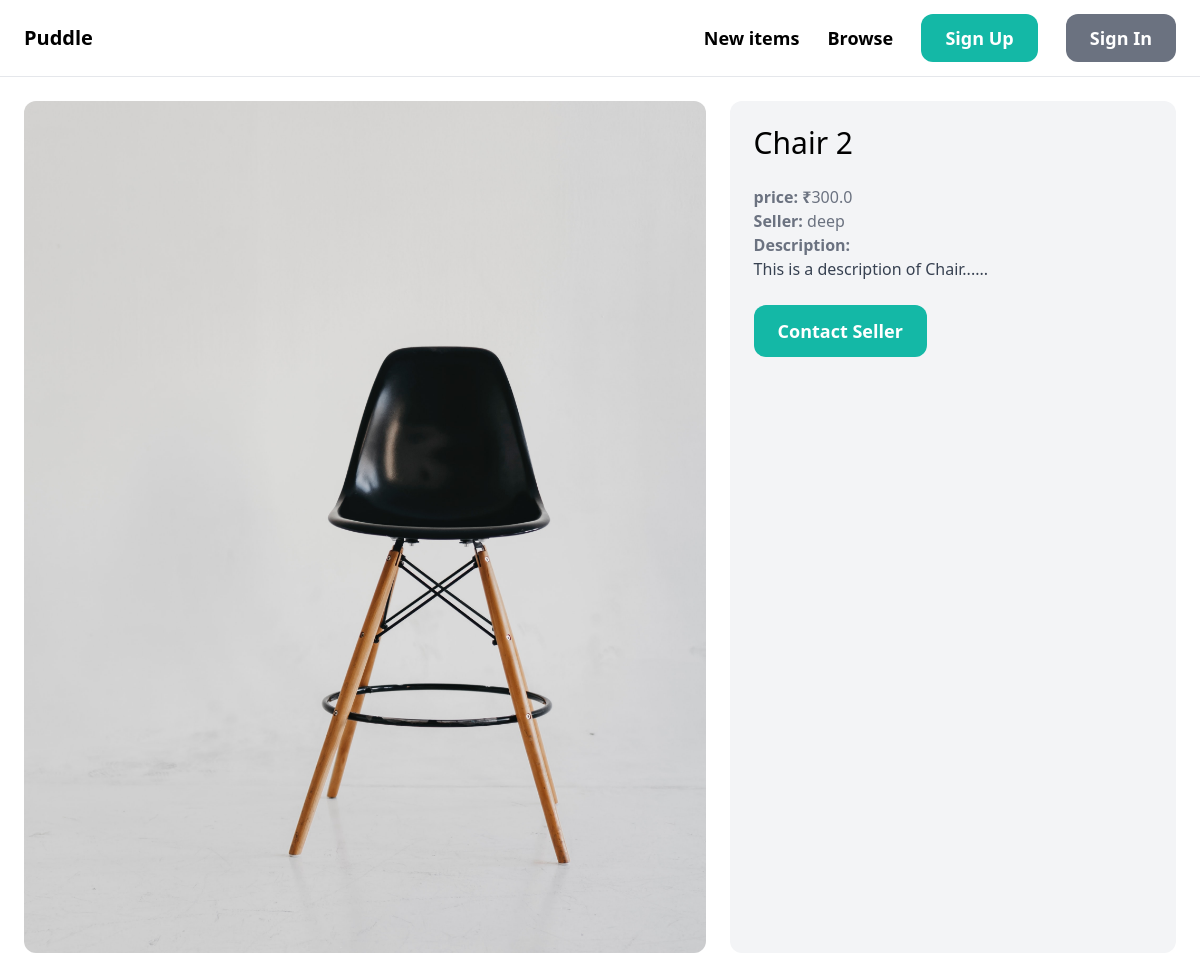
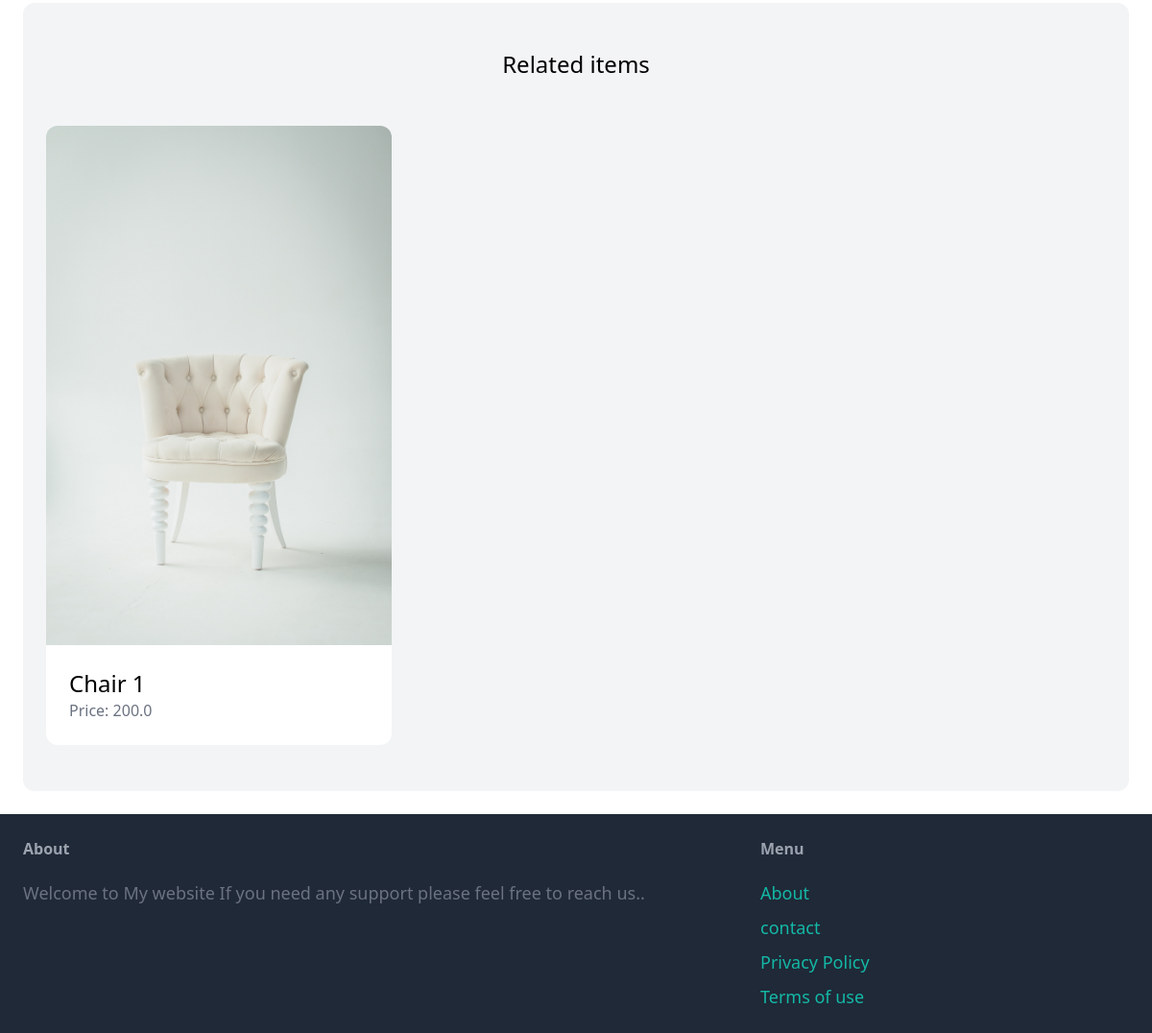
/items/6/, run on the app's committed database (2 pictures, top to bottom).
### items/models.py (models this page shows, shortened)
class Item(models.Model):
    category = models.ForeignKey(Category, related_name='items',on_delete=models.CASCADE)
    name = models.CharField(max_length=255)
    description = models.TextField(blank=True,null=True)
    price = models.FloatField()
    image = models.ImageField(upload_to='item_images',blank=True,null=True)
    is_sold = models.BooleanField(default=False)
    created_by = models.ForeignKey(User, related_name='items', on_delete=models.CASCADE)
    created_at = models.DateField(auto_now_add=True)

### items/views.py (the view)
# urls.py: path('<int:pk>/', views.detail, name='detail'),
def detail(request,pk):
    item = get_object_or_404(Item, pk=pk)
    related_items = Item.objects.filter(category=item.category,is_sold=False, ).exclude(pk=pk)[0:3]
    return render(request, 'detail.html',{'item':item,'related_items': related_items})

### items/templates/detail.html (shortened to what this page needs)
{% extends 'base.html' %}
{% block content %}
 <div class="grid grid-cols-5 gap-6">
    <div class="col-span-3">
        <img src="{{ item.image.url }}" class="rounded-xl">
    </div>
     <div class="col-span-2 p-6 bg-gray-100 rounded-xl">
         <h1 class="mb-6 text-3xl">{{ item.name }}</h1>
         <p class="text-gray-500"><strong>price: ₹</strong>{{item.price}}</p>
         <p class="text-gray-500"><strong>Seller: </strong>{{item.created_by}}</p>
       {% if item.description %}
          <p class="text-gray-700">
              <strong class="text-gray-500">Description: </strong>
              <br>
              {{ item.description }}
          </p>
       {% endif %}
         <a href="#" class="inline-block mt-6 px-6 py-3 text-lg font-semibold bg-teal-500 text-white rounded-xl hover:bg-teal-700">Contact Seller</a>
     </div>
</div>
  <div class="mt-6 px-6 py-12 bg-gray-100 rounded-xl">
      <h2 class="mb-12 text-2xl text-center">Related items</h2>
      <div class="grid grid-cols-3 gap-3">
      {% for item in related_items %}
      <div>
         <a href="{% url 'items:detail' item.id %}">
            <div>
                 <img src="{{ item.image.url }}" class="rounded-t-xl">
            </div>
            <div class="p-6 bg-white rounded-b-xl">
               <h2 class="text-2xl">{{ item.name }}</h2>
               <p class="text-gray-500">Price: {{ item.price }}</p>
            </div>
         </a>
      </div>
      {% endfor %}
       </div>
   </div>
{% endblock %}

### data on the page
Item: image (picture), name "Chair 2", price "300.0", created_by "deep", description "This is a description of Chair......"
Item: image (picture), name "Chair 1", price "200.0"
